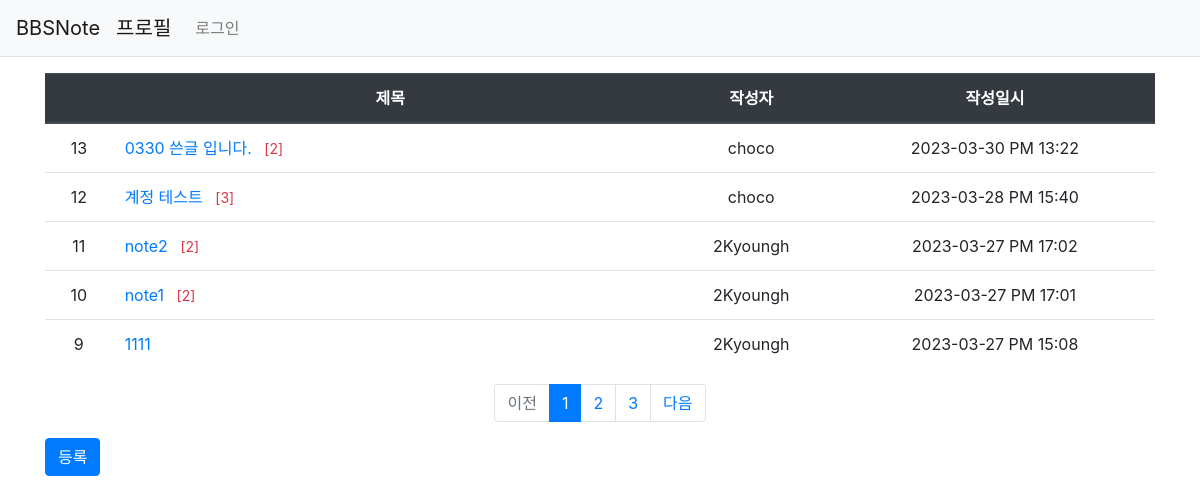
The app's page /bbsnote/ with its own data.
### bbsnote/models.py (models this page shows, shortened)
class Board(models.Model):
    subject = models.CharField(max_length=200)
    content = models.TextField()
    author = models.ForeignKey(User, on_delete=models.CASCADE)
    create_date = models.DateTimeField(auto_now_add=True)
    update_date = models.DateTimeField(auto_now=True)

### bbsnote/views.py (the view)
# urls.py: path('', views.index, name='index'),
def index(request):
    page = request.GET.get('page', 1)
    board_list = Board.objects.order_by('-create_date')
    paginator = Paginator(board_list, 5)
    page_obj = paginator.get_page(page)
    context = {'board_list' : page_obj}
    return render(request, 'bbsnote/board_list.html', context)

### bbsnote/templatetags/bbsnote_filter.py (called while the page is built)
@register.filter
def sub(value, arg):
    return value - arg

### templates/bbsnote/board_list.html (shortened to what this page needs)
{% extends 'base.html' %}
{% load bbsnote_filter %}
{% block content %}
<div class="container my-3">
    <table class="table">
        <thead>
        <tr class="text-center thead-dark">
            <th></th>
            <th style="width:50%">제목</th>
            <th>작성자</th>
            <th>작성일시</th>
        </tr>
        </thead>
        <tbody>
        {% if board_list %}
        {% for board in board_list %}
        <tr class="text-center">
            <td>{{ board_list.paginator.count|sub:board_list.start_index|sub:forloop.counter0|add:1 }}</td>
            <td class="text-left">
                <a href="{% url 'bbsnote:detail' board.id %}">
                    {{ board.subject }}
                    {% if board.comment_set.count > 0 %}
                    <span class="text-danger small ml-2">
                        [{{board.comment_set.count}}]
                    </span>
                    {% endif %}
                </a>
            </td>
            <td>{{ board.author.username }}</td>
            <td>{{ board.create_date|date:'Y-m-d A H:i' }}</td>
        </tr>
        {% endfor %}
        {% else %}
        <tr>
            <td colspan="3">질문이 없습니다.</td>
        </tr>
        {% endif %}
        </tbody>
    </table>
    <ul class="pagination justify-content-center">
        {% if board_list.has_previous %}
        <li class="page-item">
            <a class="page-link" data-page="{{ board_list.previous_page_number }}" href="#">이전</a>
        </li>
        {% else %}
        <li class="page-item disabled">
            <a class="page-link" tabindex="-1" aria-disabled="true" href="#">이전</a>
        </li>
        {% endif %}
        {% for page_number in board_list.paginator.page_range %}
        {% if page_number >= board_list.number|add:-5 and page_number <= board_list.number|add:5 %}
            {% if page_number == board_list.number %}
            <li class="page-item active" aria-current="page">
                <a class="page-link" data-page="{{ page_number }}" href="#">{{ page_number }}</a>
            </li>
            {% else %}
            <li class="page-item">
                <a class="page-link" data-page="{{ page_number }}" href="#">{{ page_number }}</a>
            </li>
            {% endif %}
        {% endif %}
        {% endfor %}
        {% if board_list.has_next %}
        <li class="page-item">
            <a class="page-link" data-page="{{ board_list.next_page_number }}" href="#">다음</a>
        </li>
        {% else %}
        <li class="page-item disabled">
            <a class="page-link" tabindex="-1" aria-disabled="true" href="#">다음</a>
        </li>
        {% endif %}
    </ul>
    <a href="{% url 'bbsnote:board_create' %}" class="btn btn-primary">등록</a>
</div>
{% endblock %}

### records on screen
Board: paginator.count|sub "13", subject "0330 쓴글 입니다.", comment_set.count "2", author.username "choco", create_date "2023-03-30 PM 13:22"
Board: paginator.count|sub "12", subject "계정 테스트", comment_set.count "3", author.username "choco", create_date "2023-03-28 PM 15:40"
Board: paginator.count|sub "11", subject "note2", comment_set.count "2", author.username "2Kyoungh", create_date "2023-03-27 PM 17:02"
Board: paginator.count|sub "10", subject "note1", comment_set.count "2", author.username "2Kyoungh", create_date "2023-03-27 PM 17:01"
Board: paginator.count|sub "9", subject "1111", author.username "2Kyoungh", create_date "2023-03-27 PM 15:08"

### other values on screen
{{ page_number }} "1"
{{ page_number }} "2" "3"
